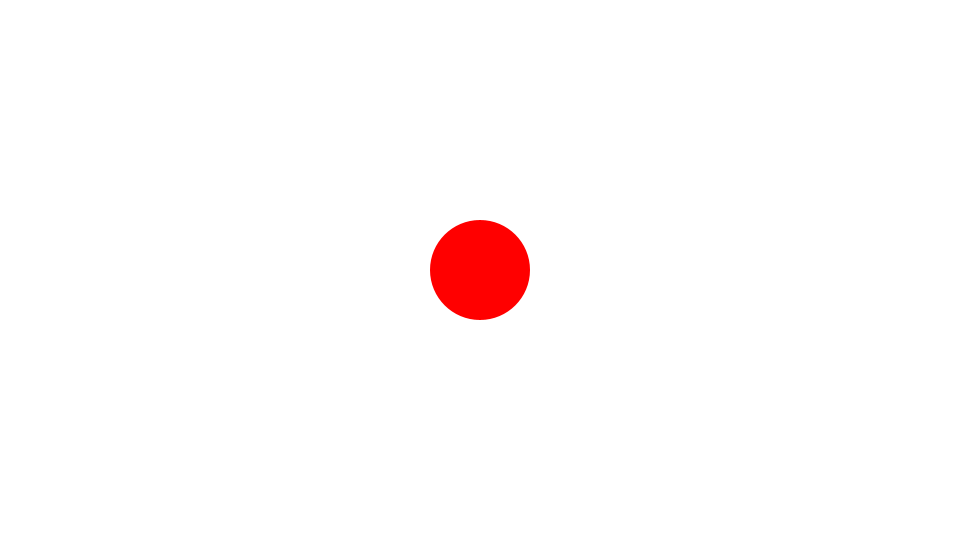
Frame 1 (no input)
Frame 60 (the mouse pressed at the canvas centre just before this capture): identical to frame 1, image omitted
Frame 120 (the mouse held since frame 60 and released just before this capture): identical to frame 1, image omitted

The Processing sketch that drew this single still picture (run headless with seeded random() and noise(); from frame 60 on, the mouse is pressed at the canvas centre):

// Processing sketch: Velocity3D
// ── Velocity3D.pde
Ball ball;
float xpos = 0;
float ypos = 0;
float zpos = 0;
float vx = 0;
float vy = 0;
float vz = 0;
float friction = 0.98;
float fl = 250;
float vpX = 0;
float vpY = 0;

void setup() {
  size(960, 540);
  frameRate(30);
  initialize();
}

void initialize() {
  smooth();
  noStroke();
  vpX = width/2;
  vpY = height/2;
  ball = new Ball(50);
  ball.setFillColor(color(255, 0, 0));
}

void draw() {
  background(255);
      
  xpos += vx;
  ypos += vy;
  zpos += vz;
      
  vx *= friction;
  vy *= friction;
  vz *= friction;
      
  if(zpos > -fl) {
    float scale = fl / (fl + zpos);
    ball.scaleX = ball.scaleY = scale;
    ball.x = vpX + xpos * scale;
    ball.y = vpY + ypos * scale;
    ball.visible = true;
  }else{
    ball.visible = false;
  }  
  ball.update();
}

void keyPressed() {
  switch(keyCode) {
    case UP:
      vy -= 1;
      break;
    case DOWN:
      vy += 1;
      break;
    case LEFT:
      vx -= 1;
      break;
    case RIGHT:
      vx += 1;
      break;
    case ALT:
      vz += 1;
      break;
    case CONTROL:
      vz -= 1;
      break;
    default:
      break;
  }
}

////////////////////////////////

class Segment extends Sprite {
  float segmentWidth, segmentHeight;
  float vx, vy;
  
  Segment(float segmentWidth, float segmentHeight) {
    super();
    this.segmentWidth = segmentWidth;
    this.segmentHeight = segmentHeight;
  }
  
  void draw() {
    rect(-segmentHeight / 2,  -segmentHeight / 2, segmentWidth + segmentHeight, segmentHeight, segmentHeight, segmentHeight, segmentHeight, segmentHeight);
    ellipse(0, 0, 2, 2);
    ellipse(segmentWidth, 0, 2, 2);
  }
  
  Point getPin() {
    float angle = rotation * PI / 180;
    float xPos = x + cos(angle) * segmentWidth;
    float yPos = y + sin(angle) * segmentWidth;
    return new Point(xPos, yPos);  
  }
}

////////////////////////////////

class Ball extends Sprite {
  float radius;
  float vx, vy;
  float mass = 1;
  
  Ball(float radius){
    super();
    this.radius = radius;
  }
  
  void draw(){
    if(dist(mouseX, mouseY, x, y) < radius) {
      isRollOver = true;
    }else{
      isRollOver = false;
    }
    ellipse(0, 0, radius*2, radius*2);
  }
}

////////////////////////////////

class Sprite extends Object {
  float x, y;
  float scaleX, scaleY;
  float width, height;
  float rotation;
  boolean visible;
  color strokeColor;
  color fillColor;
  Boolean isStroke;
  Boolean isFill;
  Boolean isRollOver;
  Boolean locked;
  float xoff, yoff;
 
  Sprite() {
    super();
    scaleX = 1.0;
    scaleY = 1.0;
    strokeColor = color(0);
    fillColor = color(0);
    isStroke = false;
    isFill = false;
    isRollOver = false;
    locked = false;
    visible = true;
  }
  
  void update() {
    if(! visible) return;
    pushMatrix();
    if(locked){
      x = mouseX - xoff;
      y = mouseY - yoff;
    }  
    translate(x, y);
    scale(scaleX, scaleY);
    rotate(rotation * PI / 180.0);
    if(isStroke) stroke(strokeColor);
    if(isFill) fill(fillColor);
    draw();
    popMatrix();
  }
  
  void setStrokeColor(color strokeColor) {
    this.strokeColor = strokeColor;
    isStroke = true;
  }
  
  void setFillColor(color fillColor) {
    this.fillColor = fillColor;
    isFill = true;
  }
  
  void startDrag() {
    if(isRollOver){
      locked = true;
      xoff = mouseX - x;
      yoff = mouseY - y;
    }
  }
  
  void stopDrag() {
    locked = false;
  }
  
  void draw() {}
}

////////////////////////////////

class Point extends Object {
  float x, y;
  
  Point(float x, float y) {
    super();
    this.x = x;
    this.y = y;
  }
}

////////////////////////////////

class Object {
  Object() {}
}
